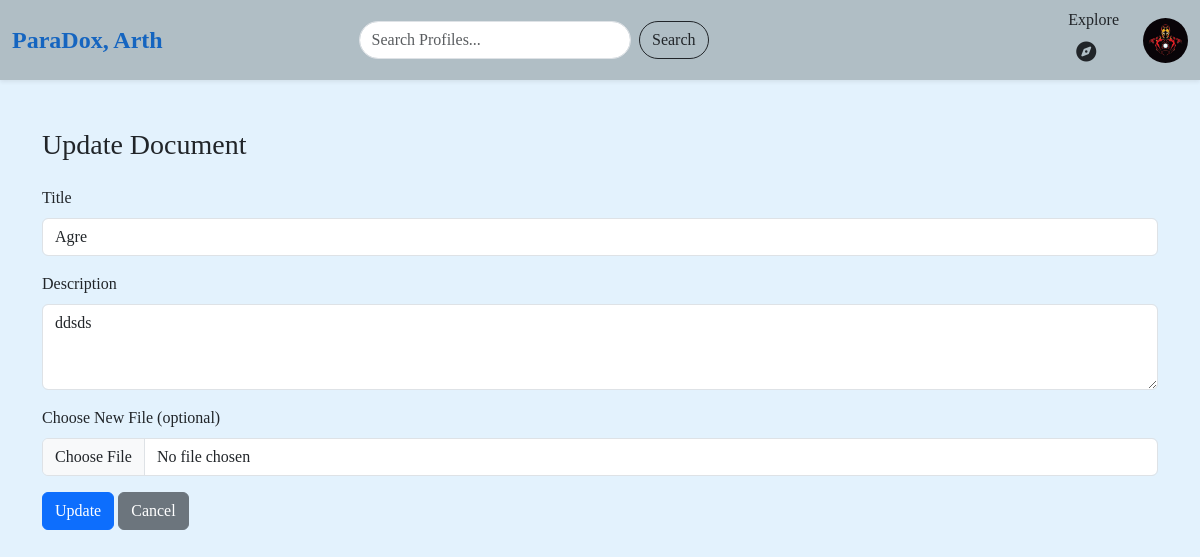
/update-document/22 (signed in), run on the app's committed database.
### apps/dashboard/models.py (models this page shows, shortened)
class User(models.Model):
    email = models.EmailField(unique=True)
    name = models.CharField(max_length=100, default="User", null=True, blank=True)
    mobile = models.CharField(max_length=14, unique=True)
    password = models.CharField(max_length=255)
    otp = models.IntegerField(null=True, blank=True)
    is_active = models.BooleanField(default=False)
    followers = models.ManyToManyField('self', symmetrical=False, related_name='following', blank=True)
    bio = models.TextField(blank=True, null=True)
    profile_image = models.ImageField(upload_to='profile_images/',default="images\default-profile-icon.jpg", blank=True, null=True)

class Document(models.Model):
    user = models.ForeignKey(User, on_delete=models.CASCADE)
    file = models.FileField(upload_to='documents/')
    title = models.CharField(max_length=100)
    description = models.TextField(blank=True)
    file = models.FileField(upload_to='documents/')
    thumbnail = models.ImageField(upload_to='thumbnails/', blank=True, null=True)
    uploaded_at = models.DateTimeField(auto_now_add=True)

### apps/dashboard/views.py (the view, shortened to what this page needs)
# urls.py: path('update-document/<int:doc_id>', views.update_document, name='update_document'),
@login_required
def update_document(request, doc_id):
    document = Document.objects.get(id=doc_id)
    return render(request, 'dashboard/update_document.html', {'document': document})

### apps/dashboard/context_processors.py (called while the page is built)
def current_user(request):
    user_id = request.session.get('user_id')
    if user_id:
        try:
            user = User.objects.get(id=user_id)
            return {'user': user}
        except User.DoesNotExist:
            return {}
    return {}

### apps/dashboard/views.py (called while the page is built)
def login_required(view_func):
    @wraps(view_func)
    def wrapper(request, *args, **kwargs):
        if 'user_id' not in request.session:
            return redirect('sign_in')  # redirect to login page
        return view_func(request, *args, **kwargs)
    return wrapper

### apps/dashboard/templates/dashboard/update_document.html (shortened to what this page needs)
{% extends 'dashboard/base.html' %}
{% block body %}
<div class="container mt-5">
  <h3 class="mb-4">Update Document</h3>
  <form method="POST" enctype="multipart/form-data">
    <div class="mb-3">
      <label for="title" class="form-label">Title</label>
      <input type="text" class="form-control" id="title" name="title" value="{{ document.title }}" required>
    </div>
    <div class="mb-3">
      <label for="description" class="form-label">Description</label>
      <textarea class="form-control" id="description" name="description" rows="3">{{ document.description }}</textarea>
    </div>
    <div class="mb-3">
      <label for="document" class="form-label">Choose New File (optional)</label>
      <input type="file" class="form-control" id="document" name="document">
    </div>
    <button type="submit" class="btn btn-primary">Update</button>
    <a href="{% url 'profile' %}" class="btn btn-secondary">Cancel</a>
  </form>
</div>
{% endblock %}

### apps/dashboard/templates/dashboard/base.html (shortened to what this page needs)
{% load static %}
<!DOCTYPE html>
<html lang="en">
<head>
    <link href="https://cdn.jsdelivr.net/npm/bootstrap@5.3.6/dist/css/bootstrap.min.css" rel="stylesheet"
>
    <link rel="stylesheet" href="https://cdnjs.cloudflare.com/ajax/libs/font-awesome/6.4.0/css/all.min.css">
    <link rel="stylesheet" href="{% static 'dashboard/css/style.css' %}">
</head>
<body>
    <nav class="navbar navbar-expand-lg sticky-top shadow-sm">
        <div class="container-fluid">
            <a class="navbar-brand" href="{% url 'index' %}">ParaDox, {{ user.name }}</a>
            <div class="collapse navbar-collapse" id="navbarNav">
                <form class="d-flex mx-auto" action="#" method="GET" style="width: 350px;">
                    <form class="d-flex" action="{% url 'index' %}" method="get" style="width: 350px;">
                        <input class="form-control me-2" type="search" name="query" placeholder="Search Profiles...">
                        <button class="btn btn-outline-dark" type="submit">Search</button>
                    </form>
                </form>
                <ul class="navbar-nav ms-auto d-flex align-items-center">
                    <li class="nav-item me-3">
                        <label for="Icon">Explore</label>
                        <a href="{% url 'index' %}" class="nav-link text-dark" title="Explore">
                            <i class="fas fa-compass fa-lg"></i>
                        </a>
                    </li>
                    <li class="nav-item">
                        <a href="{% url 'profile' %}">
                            <img src="{{ user.profile_image.url }}" alt="Profile" class="ms-2">
                        </a>
                    </li>
                </ul>
            </div>
        </div>
    </nav>
    {% block body %}
    {% endblock %}
</body>
</html>

### apps/dashboard/static/css/style.css (style rules this page uses)
* { font-family: 'Times New Roman', Times, serif; }

### apps/dashboard/templates/dashboard/base.html (style rules this page uses)
body { background-color: #e3f2fd; font-family: 'Segoe UI', sans-serif; }
.navbar { background-color: #b0bec5 !important; z-index: 1030; }
.navbar-brand { font-weight: bold; font-size: 24px; color: #1565c0 !important; }
.navbar .form-control { border-radius: 20px; }
.navbar .btn-outline-dark { border-radius: 20px; }
.navbar-nav .nav-item img { border-radius: 50%; width: 45px; height: 45px; object-fit: cover; }

### data on the page
User: name "Arth", profile_image (picture)
Document: title "Agre", description "ddsds"
